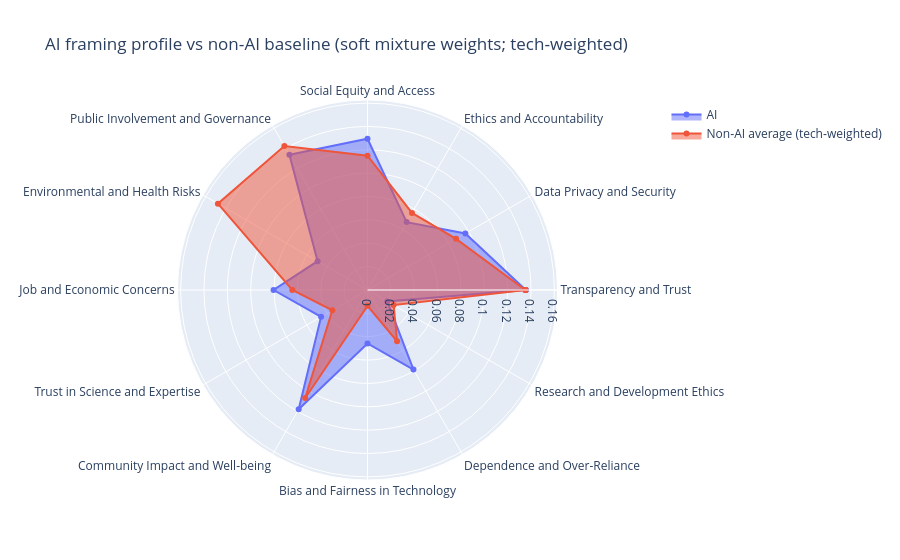

Source (notebook cell):
### Markdown cell above
## Technology-weighted baseline: AI vs non-AI concern lens profiles

This cell computes per-lens mean affinity for each technology (using the
soft mixture weights) and constructs a technology-weighted non-AI
baseline, where each non-AI technology contributes equally. The
difference between AI's profile and this baseline is the first layer
of evidence for R2.

### Code cell
# @title Compare AI and non-AI dialogues by framing lens (soft mixture weights)

show_status("Computing AI vs non-AI framing profile (technology-weighted baseline, soft mixture weights)...")

TECH_COL = 'technology_meta'
technologies = sorted(concerns_df[TECH_COL].dropna().unique().tolist())
non_ai_techs = [t for t in technologies if t != 'AI']

# Soft lens salience: each phrase contributes mixture_weights[cluster_id, :]
# across the lens axis; per-tech salience is the mean over that tech's phrases.
_valid = (concerns_df['cluster_id'] >= 0) & (concerns_df['cluster_id'] < mixture_weights.shape[0])
_cids = concerns_df.loc[_valid, 'cluster_id'].to_numpy(dtype=int)
_tech_arr = concerns_df.loc[_valid, TECH_COL].to_numpy()
_phrase_weights = mixture_weights[_cids]  # (n_phrases, n_lenses)

lens_salience_by_tech = {}
for tech in technologies:
    tech_mask = _tech_arr == tech
    if tech_mask.sum() == 0:
        continue
    tech_mean = _phrase_weights[tech_mask].mean(axis=0)
    lens_salience_by_tech[tech] = dict(zip(mixture_lens_names, tech_mean.tolist()))

lens_salience_df = pd.DataFrame(lens_salience_by_tech).T.fillna(0)
lens_salience_df = lens_salience_df[mixture_lens_names]  # fix column order

# Technology-weighted non-AI baseline (each non-AI technology counts equally)
non_ai_avg = lens_salience_df.loc[non_ai_techs].mean(axis=0) if len(non_ai_techs) else pd.Series(dtype=float)

# Plot radar: AI vs non-AI avg
if 'AI' in lens_salience_df.index and len(non_ai_avg) > 0:
    categories = list(non_ai_avg.index)
    ai_vals = lens_salience_df.loc['AI', categories].tolist()
    base_vals = non_ai_avg[categories].tolist()

    categories_loop = categories + [categories[0]]
    ai_loop = ai_vals + [ai_vals[0]]
    base_loop = base_vals + [base_vals[0]]

    fig = go.Figure()
    fig.add_trace(go.Scatterpolar(r=ai_loop, theta=categories_loop, fill='toself', name='AI'))
    fig.add_trace(go.Scatterpolar(r=base_loop, theta=categories_loop, fill='toself', name='Non‑AI average (tech‑weighted)'))
    fig.update_layout(
        polar=dict(radialaxis=dict(visible=True, range=[0, max(ai_loop+base_loop)*1.1])),
        title="AI framing profile vs non‑AI baseline (soft mixture weights; tech‑weighted)"
    )
    fig.write_html(OUTPUT_FOLDER / "ai_vs_nonai_framing_radar.html")
try:
    fig.write_image(OUTPUT_FOLDER / "ai_vs_nonai_framing_radar.png", width=900, height=700, scale=2)
except Exception as _e:
    print(f"Note: PNG export failed ({_e}); HTML version still saved.")
    print("If you need PNG, install kaleido: !pip install -q kaleido")
    fig.show()

lens_salience_df.to_csv(OUTPUT_FOLDER / "lens_salience_by_technology_meta.csv")
non_ai_avg.to_frame('non_ai_avg_tech_weighted').to_csv(OUTPUT_FOLDER / "non_ai_avg_framing_profile.csv")
show_complete("AI vs non-AI framing profile computed (soft weights)")

### Figure 1 — Plotly figure (JSON) as saved in the notebook; plotly's stock layout.template omitted (floating-point values rounded to 4 significant figures)
{"data": [{"fill": "toself", "name": "AI", "r": [0.1355, 0.09672, 0.0671, 0.1295, 0.1337, 0.04932, 0.08042, 0.0459, 0.1178, 0.04577, 0.0787, 0.01958, 0.1355], "theta": ["Transparency and Trust", "Data Privacy and Security", "Ethics and Accountability", "Social Equity and Access", "Public Involvement and Governance", "Environmental and Health Risks", "Job and Economic Concerns", "Trust in Science and Expertise", "Community Impact and Well-being", "Bias and Fairness in Technology", "Dependence and Over-Reliance", "Research and Development Ethics", "Transparency and Trust"], "type": "scatterpolar"}, {"fill": "toself", "name": "Non‑AI average (tech‑weighted)", "r": [0.1352, 0.08755, 0.07617, 0.115, 0.1423, 0.1479, 0.06436, 0.03476, 0.1067, 0.01359, 0.05067, 0.02584, 0.1352], "theta": ["Transparency and Trust", "Data Privacy and Security", "Ethics and Accountability", "Social Equity and Access", "Public Involvement and Governance", "Environmental and Health Risks", "Job and Economic Concerns", "Trust in Science and Expertise", "Community Impact and Well-being", "Bias and Fairness in Technology", "Dependence and Over-Reliance", "Research and Development Ethics", "Transparency and Trust"], "type": "scatterpolar"}], "layout": {"polar": {"radialaxis": {"range": [0, 0.1627], "visible": true}}, "title": {"text": "AI framing profile vs non‑AI baseline (soft mixture weights; tech‑weighted)"}}}
